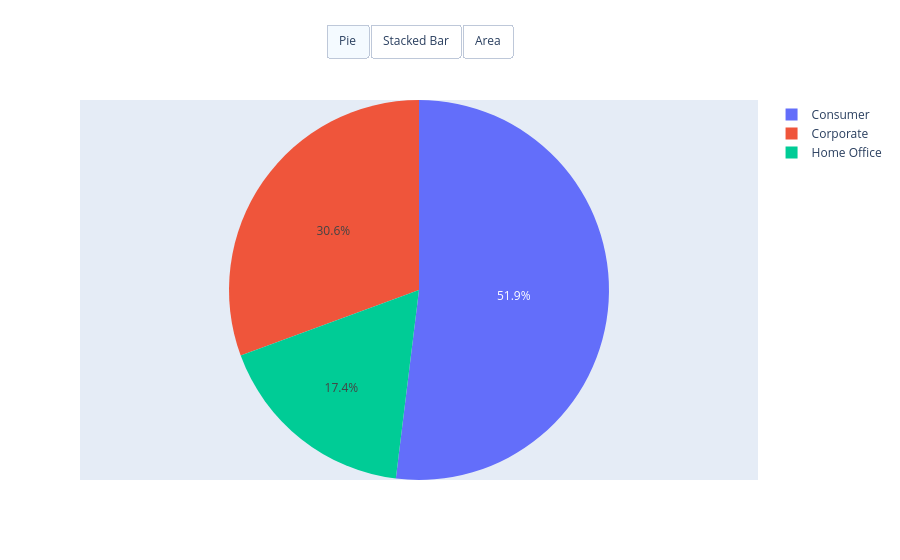

Here is the notebook cell this chart was saved with:
### Code cell
import plotly.graph_objects as go

fig = go.Figure()

fig.update_yaxes(visible=False)
fig.update_xaxes(visible=False)

# --- PIE CHART TRACE ---
fig.add_trace(
    go.Pie(
        labels=resorted_yearly["Segment"],
        values=resorted_yearly["2011"],
        name="Pie",
        visible=True
    )
)

# --- STACKED BAR TRACES ---
fig.add_trace(
    go.Bar(
        x=resorted_yearly["Segment"],
        y=resorted_yearly["2011"],
        name="2011",
        visible=False
    )
)

fig.add_trace(
    go.Bar(
        x=resorted_yearly["Segment"],
        y=resorted_yearly["2012"],
        name="2012",
        visible=False
    )
)

fig.add_trace(
    go.Bar(
        x=resorted_yearly["Segment"],
        y=resorted_yearly["2013"],
        name="2013",
        visible=False
    )
)

fig.add_trace(
    go.Bar(
        x=resorted_yearly["Segment"],
        y=resorted_yearly["2014"],
        name="2014",
        visible=False
    )
)

# --- AREA CHART TRACES ---
fig.add_trace(
    go.Scatter(
        x=resorted_yearly["Segment"],
        y=resorted_yearly["2011"],
        stackgroup="two",
        mode="lines",
        name="2011 area",
        visible=False
    )
)

fig.add_trace(
    go.Scatter(
        x=resorted_yearly["Segment"],
        y=resorted_yearly["2012"],
        stackgroup="two",
        mode="lines",
        name="2012 area",
        visible=False
    )
)

fig.add_trace(
    go.Scatter(
        x=resorted_yearly["Segment"],
        y=resorted_yearly["2013"],
        stackgroup="two",
        mode="lines",
        name="2013 area",
        visible=False
    )
)

fig.add_trace(
    go.Scatter(
        x=resorted_yearly["Segment"],
        y=resorted_yearly["2014"],
        stackgroup="two",
        mode="lines",
        name="2014 area",
        visible=False
    )
)

# --- BUTTON MENU ---
fig.update_layout(
    updatemenus=[
        dict(
            type="buttons",
            direction="right",
            buttons=[
                dict(
                    label="Pie",
                    method="update",
                    args=[{"visible": [True, False, False, False, False, False, False, False, False]},
                        {
                            "xaxis": {"visible": False},
                            "yaxis": {"visible": False},
                            "barmode": "stack"
                        },
                        ]
                ),
                dict(
                    label="Stacked Bar",
                    method="update",
                    args=[{"visible": [False, True, True, True, True, False, False, False, False]},
                        {
                            "xaxis": {"visible": True},
                            "yaxis": {"visible": True}
                            "barmode": "stack"
                        }]
                ),
                dict(
                    label="Area",
                    method="update",
                    args=[{"visible": [False, False, False, False, False, True, True, True, True]},
                        {
                            "xaxis": {"visible": True},
                            "yaxis": {"visible": True},
                            "barmode": "stack"
                        }]
                ),
            ],
            x=0.5,
            xanchor="center",
            y=1.2,
            yanchor="top"
        )
    ]
)

fig.show()

### Figure 1 — Plotly figure (JSON) as saved in the notebook; plotly's stock layout.template omitted (floating-point values rounded to 4 significant figures)
{"data": [{"labels": ["Consumer", "Corporate", "Home Office"], "name": "Pie", "type": "pie", "values": [1174000.0, 691700.0, 394100.0], "visible": true}, {"name": "2011", "type": "bar", "visible": false, "x": ["Consumer", "Corporate", "Home Office"], "y": [1174000.0, 691700.0, 394100.0]}, {"name": "2012", "type": "bar", "visible": false, "x": ["Consumer", "Corporate", "Home Office"], "y": [1464000.0, 774500.0, 439200.0]}, {"name": "2013", "type": "bar", "visible": false, "x": ["Consumer", "Corporate", "Home Office"], "y": [1729000.0, 1065000.0, 611500.0]}, {"name": "2014", "type": "bar", "visible": false, "x": ["Consumer", "Corporate", "Home Office"], "y": [2141000.0, 1294000.0, 865000.0]}, {"mode": "lines", "name": "2011 area", "stackgroup": "two", "type": "scatter", "visible": false, "x": ["Consumer", "Corporate", "Home Office"], "y": [1174000.0, 691700.0, 394100.0]}, {"mode": "lines", "name": "2012 area", "stackgroup": "two", "type": "scatter", "visible": false, "x": ["Consumer", "Corporate", "Home Office"], "y": [1464000.0, 774500.0, 439200.0]}, {"mode": "lines", "name": "2013 area", "stackgroup": "two", "type": "scatter", "visible": false, "x": ["Consumer", "Corporate", "Home Office"], "y": [1729000.0, 1065000.0, 611500.0]}, {"mode": "lines", "name": "2014 area", "stackgroup": "two", "type": "scatter", "visible": false, "x": ["Consumer", "Corporate", "Home Office"], "y": [2141000.0, 1294000.0, 865000.0]}], "layout": {"updatemenus": [{"buttons": [{"args": [{"visible": [true, false, false, false, false, false, false, false, false]}, {"barmode": "stack", "xaxis": {"visible": false}, "yaxis": {"visible": false}}], "label": "Pie", "method": "update"}, {"args": [{"visible": [false, true, true, true, true, false, false, false, false]}, {"barmode": "stack", "xaxis": {"visible": true}, "yaxis": {"visible": true}}], "label": "Stacked Bar", "method": "update"}, {"args": [{"visible": [false, false, false, false, false, true, true, true, true]}, {"barmode": "stack", "xaxis": {"visible": true}, "yaxis": {"visible": true}}], "label": "Area", "method": "update"}], "direction": "right", "type": "buttons", "x": 0.5, "xanchor": "center", "y": 1.2, "yanchor": "top"}], "xaxis": {"visible": false}, "yaxis": {"visible": false}}}
